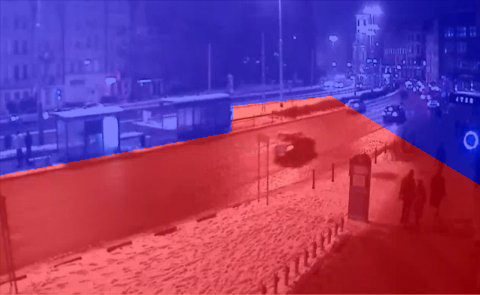
#> input picture data/tramStation/ROI.jpg, 480 x 295 px
$ python -i run_experiments.py   (imports and definitions only)
#> lines starting #> are read from the running program, lines starting #| are printed output that depends on the picture
"""cseetv 실험 실행기

보고서 표 4~8을 채우기 위한 실험 자동화 스크립트.
NightOwls 이미지 시퀀스 또는 MP4 영상 파일을 처리.

실행법:
  cd cseetv_ip
  python -m experiments.run_experiments --mode ablation --input data/V001/ --gt nightowls_validation.json
  python -m experiments.run_experiments --mode threshold --input data/V001/ --gt nightowls_validation.json
  python -m experiments.run_experiments --mode filters --input data/V001/ --gt nightowls_validation.json
  python -m experiments.run_experiments --mode all --input data/V001/ --gt nightowls_validation.json

입력 데이터:
  --input: PNG 이미지 폴더 또는 MP4 영상 파일 경로
  --gt: NightOwls JSON 파일 또는 VBB 파일 경로

출력:
  experiments/results/ 폴더에 CSV, JSON 저장 → 보고서 표에 직접 사용
"""

import cv2
import numpy as np
import os
import sys
import json
import csv
import time
import argparse
from glob import glob
from typing import List, Dict, Tuple, Optional

# ── 영상처리 함수들 (app.processing 모듈과 동일, standalone용 인라인) ──

def adjust_brightness(frame, target=120, clip=2.0, tile=8):
    gray = cv2.cvtColor(frame, cv2.COLOR_BGR2GRAY)
    current = float(np.mean(gray))
    diff = target - current
    info = {"mu_before": round(current, 1), "correction": "normal"}

    if abs(diff) < 15:
        info["mu_after"] = round(current, 1)
        return frame.copy(), info

    adjusted = cv2.convertScaleAbs(frame, alpha=1.0, beta=diff * 0.6)

    if current < 80:
        lab = cv2.cvtColor(adjusted, cv2.COLOR_BGR2LAB)
        l, a, b = cv2.split(lab)
        clahe = cv2.createCLAHE(clipLimit=clip, tileGridSize=(tile, tile))
        l = clahe.apply(l)
        adjusted = cv2.cvtColor(cv2.merge((l, a, b)), cv2.COLOR_LAB2BGR)
        info["correction"] = "dark_corrected"
    elif current > 170:
        info["correction"] = "bright_corrected"
    else:
        info["correction"] = "soft_corrected"

    after_gray = cv2.cvtColor(adjusted, cv2.COLOR_BGR2GRAY)
    info["mu_after"] = round(float(np.mean(after_gray)), 1)
    return adjusted, info


# [151 lines left out: functions denoise, detect_motion, remove_shadows, calc_quality, load_frames_from_images, load_frames_from_video and 3 more, not called in this run]


# ── 파이프라인 실행 ──

def run_pipeline(
    frames: List[np.ndarray],
    use_clahe: bool = True,
    use_denoise: bool = True,
    use_gaussian: bool = True,
    use_median: bool = True,
    use_morph: bool = True,
    use_shadow: bool = True,
    threshold: int = 25,
    min_area: int = 200,
    target_size: Tuple[int, int] = (640, 480),
) -> Tuple[List[bool], Dict]:
    """
    프레임 리스트를 파이프라인으로 처리.

    Returns:
        (detections: [bool], stats: {mu_avg, sigma_avg, ...})
    """
    detections = []
    prev_gray = None
    prev_bgr = None
    mu_list, sigma_list = [], []
    total_time = 0

    for i, frame in enumerate(frames):
        t0 = time.time()

        # 리사이즈
        frame = cv2.resize(frame, target_size)

        # ① CLAHE
        if use_clahe:
            frame, _ = adjust_brightness(frame)

        # ② 노이즈 제거
        if use_denoise:
            frame = denoise(frame, h=7, use_gaussian=use_gaussian,
                          gk=5, use_median=use_median, mk=5)

        # Grayscale
        gray = cv2.cvtColor(frame, cv2.COLOR_BGR2GRAY)

        # 품질 측정
        q = calc_quality(gray)
        mu_list.append(q["mu"])
        sigma_list.append(q["sigma"])

        # ③~⑥ 움직임 감지
        if prev_gray is not None and prev_gray.shape == gray.shape:
            detected, boxes, motion_px, binary = detect_motion(
                prev_gray, gray, threshold=threshold, min_area=min_area,
                morph_k=5 if use_morph else 1,
                dilate_iter=2 if use_morph else 0,
            )

            # ⑤ Shadow Removal
            if use_shadow and prev_bgr is not None and detected:
                binary = remove_shadows(binary, prev_bgr, frame)
                # Contour 재검출
                contours, _ = cv2.findContours(binary, cv2.RETR_EXTERNAL, cv2.CHAIN_APPROX_SIMPLE)
                valid = [c for c in contours if cv2.contourArea(c) >= min_area]
                detected = len(valid) > 0

            detections.append(detected)
        else:
            detections.append(False)  # 첫 프레임은 비교 불가

        prev_gray = gray.copy()
        prev_bgr = frame.copy()
        total_time += time.time() - t0

    avg_time = (total_time / len(frames) * 1000) if frames else 0

    stats = {
        "mu_avg": round(np.mean(mu_list), 1) if mu_list else 0,
        "sigma_avg": round(np.mean(sigma_list), 1) if sigma_list else 0,
        "avg_time_ms": round(avg_time, 1),
        "total_frames": len(frames),
    }

    return detections, stats


# ═══════════════════════════════════════════
# 실험 1: Ablation Study (표 4)
# ═══════════════════════════════════════════

# [241 lines left out: functions experiment_ablation, experiment_filters, experiment_threshold, save_csv, save_json, main, not called in this run]


# [2 lines not run here, left out]

>>> import cv2
>>> picture = cv2.imread('../data/tramStation/ROI.jpg', cv2.IMREAD_GRAYSCALE)
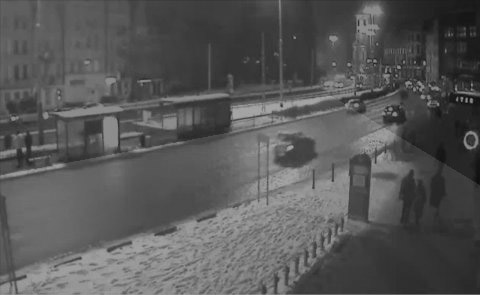
#> picture: shape (295, 480); min 12, max 171, mean 87.6
>>> result = run_pipeline(picture)
#> the loop in run_pipeline, `for i, frame in enumerate(frames):` made 1 pass
#> pass 1, in run_pipeline, `frame = cv2.resize(frame, target_size)`:
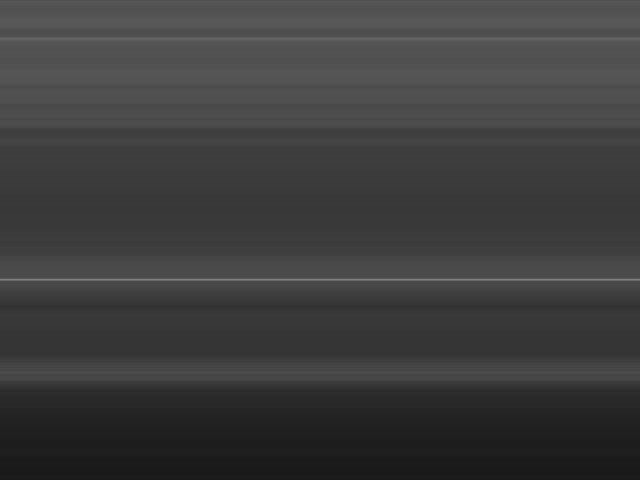
#> frame: shape (480, 640); min 25, max 128, mean 61.2
#> after the loop in run_pipeline, `for i, frame in enumerate(frames):`: detections = []; total_time = 0
#> (the run stopped early here; a loop or call above may not have finished)
